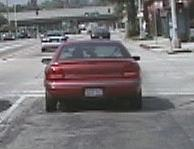
#> input picture Lab4/exercise4_object_recognition_code/data/data_bow/cars-training-pos/image_0001.png, 194 x 149 px; its folder holds 4 pictures in this run
$ python bow_main.py   (older library calls are emulated)
#> lines starting #> are read from the running program, lines starting #| are printed output that depends on the picture
import numpy as np
import cv2
import glob
import os
from sklearn.cluster import KMeans
from tqdm import tqdm


# [25 lines left out: function findnn, not called in this run]


def grid_points(img, nPointsX, nPointsY, border):
    """
    :param img: input gray img, numpy array, [h, w]
    :param nPointsX: number of grids in x dimension
    :param nPointsY: number of grids in y dimension
    :param border: leave border pixels in each image dimension
    :return: vPoints: 2D grid point coordinates, numpy array, [nPointsX*nPointsY, 2]
    """
    vPoints = np.zeros((nPointsX*nPointsY, 2))  # numpy array, [nPointsX*nPointsY, 2]

    # todo
    ...
    # cv2.imshow('image',img)
    h = img.shape[0]
    w = img.shape[1]
    x_cord = np.floor(np.linspace(border, h-border-1, 10))
    y_cord = np.floor(np.linspace(border, w-border-1, 10))
    iter = 0
    for i in range(nPointsX):
        for j in range(nPointsY):
            vPoints[iter][0] = x_cord[i]
            vPoints[iter][1] = y_cord[j]
            iter = iter + 1

    return vPoints


def descriptors_hog(img, vPoints, cellWidth, cellHeight):
    nBins = 8
    w = cellWidth
    h = cellHeight

    grad_x = cv2.Sobel(img, cv2.CV_16S, dx=1, dy=0, ksize=1)
    grad_y = cv2.Sobel(img, cv2.CV_16S, dx=0, dy=1, ksize=1)

    descriptors = []  # list of descriptors for the current image, each entry is one 128-d vector for a grid point
    for i in range(len(vPoints)):
        center_x = round(vPoints[i, 0])
        center_y = round(vPoints[i, 1])

        desc = []
        for cell_y in range(-2, 2):
            for cell_x in range(-2, 2):
                start_y = center_y + (cell_y) * h
                end_y = center_y + (cell_y + 1) * h

                start_x = center_x + (cell_x) * w
                end_x = center_x + (cell_x + 1) * w

                # todo
                # compute the angles
                magnitude = np.zeros((h,w))
                angle = np.zeros((h,w))
                hist = np.zeros(8) #-180 -135 -90 -45 0 45 90 135 180
                for x in range(start_x,end_x):
                    for y in range(start_y,end_y):
                        m = x - start_x
                        n = y - start_y
                        magnitude[m][n] = np.sqrt(grad_x[x][y] ** 2 + grad_y[x][y] ** 2)
                        angle[m][n] = np.arctan2(grad_y[x][y], grad_x[x][y])
                        if -np.pi < angle[m][n] < -0.75*np.pi:
                            hist[0] += magnitude[m][n]
                        elif -0.75*np.pi < angle[m][n] < -0.5*np.pi:
                            hist[1] += magnitude[m][n]
                        elif -0.5*np.pi < angle[m][n] < -0.25*np.pi:
                            hist[2] += magnitude[m][n]
                        elif -0.25*np.pi < angle[m][n] < 0:
                            hist[3] += magnitude[m][n]
                        elif 0 < angle[m][n] < 0.25*np.pi:
                            hist[4] += magnitude[m][n]
                        elif 0.25*np.pi < angle[m][n] < 0.5*np.pi:
                            hist[5] += magnitude[m][n]
                        elif 0.5*np.pi < angle[m][n] < 0.75*np.pi:
                            hist[6] += magnitude[m][n]
                        elif 0.75*np.pi < angle[m][n] < np.pi:
                            hist[7] += magnitude[m][n]
                desc.extend(hist) # add 8 elements in desc
                # compute the histogram
                ...
        descriptors.append(desc) # 128 elements in desc

    descriptors = np.asarray(descriptors) # [nPointsX*nPointsY, 128], descriptor for the current image (100 grid points)
    return descriptors

def create_codebook(nameDirPos, nameDirNeg, k, numiter):
    """
    :param nameDirPos: dir to positive training images
    :param nameDirNeg: dir to negative training images
    :param k: number of kmeans cluster centers
    :param numiter: maximum iteration numbers for kmeans clustering
    :return: vCenters: center of kmeans clusters, numpy array, [k, 128]
    """
#> called with nameDirPos = 'data/data_bow/cars-training-pos', nameDirNeg = 'data/data_bow/cars-training-neg', k = 15, numiter = 50
    vImgNames = sorted(glob.glob(os.path.join(nameDirPos, '*.png')))
    vImgNames = vImgNames + sorted(glob.glob(os.path.join(nameDirNeg, '*.png')))

    nImgs = len(vImgNames)

    cellWidth = 4
    cellHeight = 4
    nPointsX = 10
    nPointsY = 10
    border = 8

    vFeatures = []  # list for all features of all images (each feature: 128-d, 16 histograms containing 8 bins)
    # Extract features for all image
    for i in tqdm(range(nImgs)):
        # print('processing image {} ...'.format(i+1))
        img = cv2.imread(vImgNames[i])  # [172, 208, 3]
#> img is the input picture: shape (149, 194, 3); mean B, G, R 118.5, 116.2, 120
        img = cv2.cvtColor(img, cv2.COLOR_BGR2GRAY)  # [h, w]
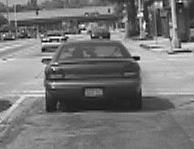
#> img: shape (149, 194); min 1, max 254, mean 117.6

        # Collect local feature points for each image, and compute a descriptor for each local feature point
        # todo
        ...
        vPoints = grid_points(img,nPointsX,nPointsY,border) # 100*2
#> vPoints = 100 pairs, first value 8 to 140, second value 8 to 185
        descriptors_eachimg = descriptors_hog(img,vPoints,cellWidth,cellHeight) # 100*128
#> in descriptors_hog, `grad_x = cv2.Sobel(img, cv2.CV_16S, dx=1, dy=0, ksize=1)`:
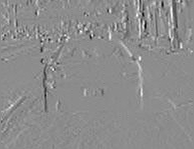
#> grad_x: shape (149, 194) int16; min -223, max 181, mean -0.1; drawn with min black and max white
#> in descriptors_hog, `grad_y = cv2.Sobel(img, cv2.CV_16S, dx=0, dy=1, ksize=1)`:
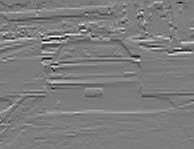
#> grad_y: shape (149, 194) int16; min -227, max 235, mean 0.1; drawn with min black and max white
#> the loop in descriptors_hog, `for i in range(len(vPoints)):` made 100 passes
#> (center_x, center_y) on passes 1 to 12: (8, 8), (8, 27), (8, 47), (8, 67), (8, 86), (8, 106), (8, 126), (8, 145), (8, 165), (8, 185), (22, 8), (22, 27)
#> after the loop in descriptors_hog, `for i in range(len(vPoints)):`: descriptors = 100 items
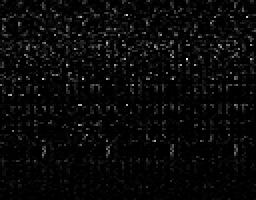
#> descriptors_eachimg: shape (100, 128) float64 (shown 2 times larger); min 0, max 1300.1, mean 48.5; drawn with min black and max white
        vFeatures.append(descriptors_eachimg)
#> pass 2 of the loop in create_codebook, `for i in tqdm(range(nImgs)):`:
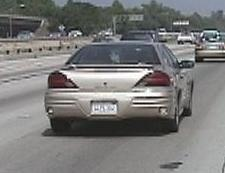
#> input picture Lab4/exercise4_object_recognition_code/data/data_bow/cars-training-pos/image_0006.png, 225 x 173 px
#> in create_codebook, img is the input picture: shape (173, 225, 3); mean B, G, R 121.4, 122.2, 122.4
#> img: shape (173, 225)
#> in create_codebook, `vPoints = grid_points(img,nPointsX,nPointsY,border)`: vPoints = 100 pairs, first value 8 to 164, second value 8 to 216
#> grad_x: shape (173, 225) int16
#> in descriptors_hog (call 2), `grad_y = cv2.Sobel(img, cv2.CV_16S, dx=0, dy=1, ksize=1)`:
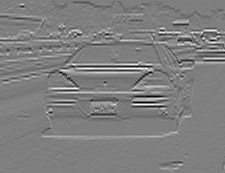
#> grad_y: shape (173, 225) int16; min -245, max 245, mean 0.2; drawn with min black and max white
#> the loop in descriptors_hog (call 2), `for i in range(len(vPoints)):` made 100 passes
#> (center_x, center_y) on passes 1 to 8: (8, 8), (8, 31), (8, 54), (8, 77), (8, 100), (8, 123), (8, 146), (8, 169)
#> in create_codebook, `descriptors_eachimg = descriptors_hog(img,vPoints,cellWidth,cellHeight)`:
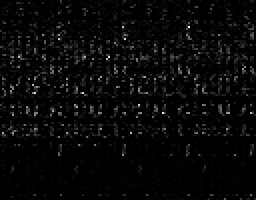
#> descriptors_eachimg: shape (100, 128) float64 (shown 2 times larger); min 0, max 1358.6, mean 47.6; drawn with min black and max white
#> pass 3 of the loop in create_codebook, `for i in tqdm(range(nImgs)):`:
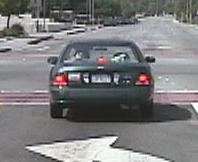
#> input picture Lab4/exercise4_object_recognition_code/data/data_bow/cars-training-pos/image_0010.png, 198 x 162 px
#> in create_codebook, img is the input picture: shape (162, 198, 3); mean B, G, R 124.6, 123.2, 123.2
#> img: shape (162, 198)
#> in create_codebook, `vPoints = grid_points(img,nPointsX,nPointsY,border)`: vPoints = 100 pairs, first value 8 to 153, second value 8 to 189
#> grad_x: shape (162, 198) int16
#> in descriptors_hog (call 3), `grad_y = cv2.Sobel(img, cv2.CV_16S, dx=0, dy=1, ksize=1)`:
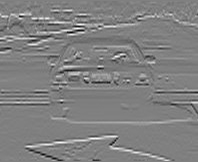
#> grad_y: shape (162, 198) int16; min -243, max 240, mean 1.1; drawn with min black and max white
#> the loop in descriptors_hog (call 3), `for i in range(len(vPoints)):` made 100 passes
#> (center_x, center_y) on passes 1 to 8: (8, 8), (8, 28), (8, 48), (8, 68), (8, 88), (8, 108), (8, 128), (8, 148)
#> in create_codebook, `descriptors_eachimg = descriptors_hog(img,vPoints,cellWidth,cellHeight)`:
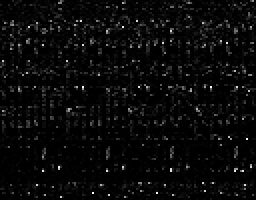
#> descriptors_eachimg: shape (100, 128) float64 (shown 2 times larger); min 0, max 1310.4, mean 51.7; drawn with min black and max white
#> the loop made 4 passes; the first 3 are shown

    vFeatures = np.asarray(vFeatures)  # [n_imgs, n_vPoints, 128]
    vFeatures = vFeatures.reshape(-1, vFeatures.shape[-1])  # [n_imgs*n_vPoints, 128]
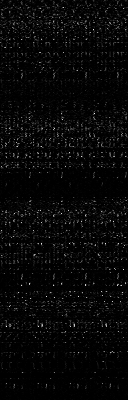
#> vFeatures: shape (400, 128) float64; min 0, max 1431.1, mean 44.3; drawn with min black and max white
    print('number of extracted features: ', len(vFeatures))


    # Cluster the features using K-Means
    print('clustering ...')
    kmeans_res = KMeans(n_clusters=k, max_iter=numiter).fit(vFeatures)
    vCenters = kmeans_res.cluster_centers_  # [k, 128]
    return vCenters


def bow_histogram(vFeatures, vCenters):
    """
    :param vFeatures: MxD matrix containing M feature vectors of dim. D
    :param vCenters: NxD matrix containing N cluster centers of dim. D
    :return: histo: N-dim. numpy vector containing the resulting BoW activation histogram.
    """
    M = vFeatures.shape[0]
    N = vCenters.shape[0]
    histo = np.zeros(N)

    # todo
    ...
    for index_fea in range(M):
        dist = float('inf')
        for index_center in range(N):
            if np.linalg.norm(vFeatures[index_fea]-vCenters[index_center]) < dist:
                dist = np.linalg.norm(vFeatures[index_fea]-vCenters[index_center])
                histo_index = index_center
        histo[histo_index] += 1

    return histo


def create_bow_histograms(nameDir, vCenters):
    """
    :param nameDir: dir of input images
    :param vCenters: kmeans cluster centers, [k, 128] (k is the number of cluster centers)
    :return: vBoW: matrix, [n_imgs, k]
    """
    vImgNames = sorted(glob.glob(os.path.join(nameDir, '*.png')))
    nImgs = len(vImgNames)

    cellWidth = 4
    cellHeight = 4
    nPointsX = 10
    nPointsY = 10
    border = 8

    # Extract features for all images in the given directory
    vBoW = []
    for i in tqdm(range(nImgs)):
        # print('processing image {} ...'.format(i + 1))
        img = cv2.imread(vImgNames[i])  # [172, 208, 3]
        img = cv2.cvtColor(img, cv2.COLOR_BGR2GRAY)  # [h, w]

        # todo
        ...
        vPoints = grid_points(img, nPointsX, nPointsY, border)  # 100*2
        descriptors_eachimg = descriptors_hog(img, vPoints, cellWidth, cellHeight)  # 100*128
        vBoW.append(bow_histogram(descriptors_eachimg, vCenters))

    vBoW = np.asarray(vBoW)  # [n_imgs, k]
    return vBoW

# [23 lines left out: function bow_recognition_nearest, not called in this run]


if __name__ == '__main__':
    nameDirPos_train = 'data/data_bow/cars-training-pos'
    nameDirNeg_train = 'data/data_bow/cars-training-neg'
    nameDirPos_test = 'data/data_bow/cars-testing-pos'
    nameDirNeg_test = 'data/data_bow/cars-testing-neg'


    k = 15 # todo
    numiter = 50  # todo

    print('creating codebook ...')
    vCenters = create_codebook(nameDirPos_train, nameDirNeg_train, k, numiter)

    print('creating bow histograms (pos) ...')
    vBoWPos = create_bow_histograms(nameDirPos_train, vCenters)
#> in create_bow_histograms, `vPoints = grid_points(img, nPointsX, nPointsY, border)`: vPoints = 100 pairs, first value 8 to 140, second value 8 to 185
#> pass 2 of the loop in create_bow_histograms, `for i in tqdm(range(nImgs)):`:
#> in create_bow_histograms, `vPoints = grid_points(img, nPointsX, nPointsY, border)`: vPoints = 100 pairs, first value 8 to 164, second value 8 to 216
#> pass 3 of the loop in create_bow_histograms, `for i in tqdm(range(nImgs)):`:
#> the loop made 4 passes; the first 3 are shown
    print('creating bow histograms (neg) ...')
    vBoWNeg = create_bow_histograms(nameDirNeg_train, vCenters)

    # test pos samples
    print('creating bow histograms for test set (pos) ...')
    vBoWPos_test = create_bow_histograms(nameDirPos_test, vCenters)  # [n_imgs, k]
    result_pos = 0
    print('testing pos samples ...')
    for i in range(vBoWPos_test.shape[0]):
        cur_label = bow_recognition_nearest(vBoWPos_test[i:(i+1)], vBoWPos, vBoWNeg)
        result_pos = result_pos + cur_label
#> (the run stopped early here; a loop or call above may not have finished)
